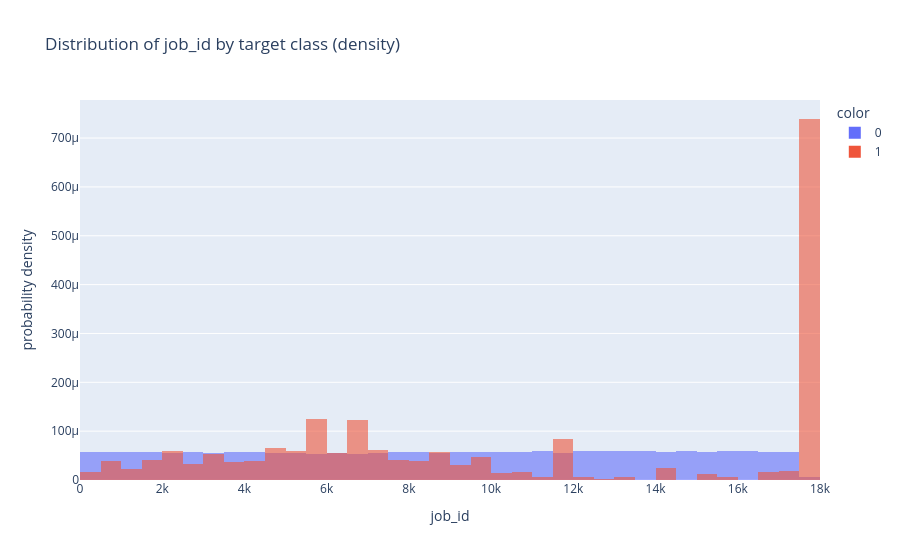
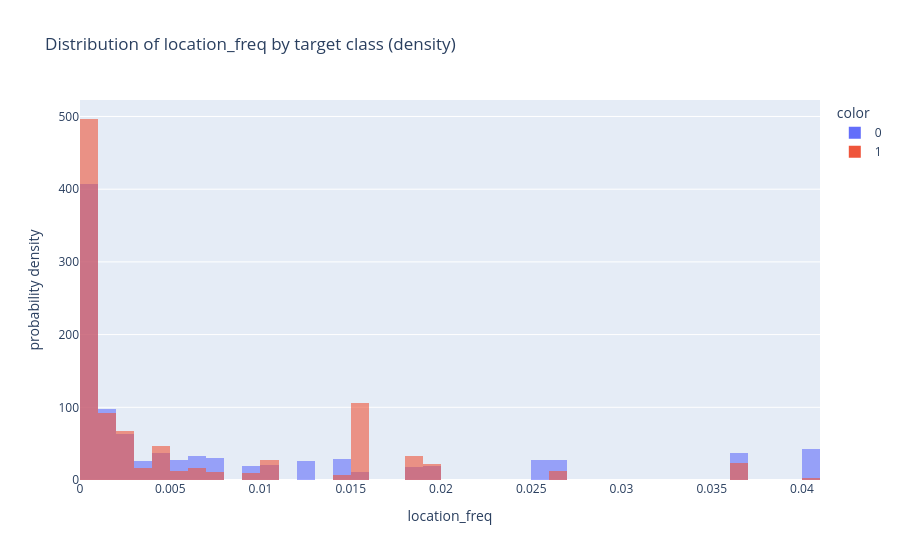

The cell these charts' notebook holds for them, in order:
### Code cell
# Распределение топ-2 числовых (не бинарных) признаков по классам target
continuous_like = [c for c in corr_sorted.index if c in freq_cols + other_num]
top2_cont = continuous_like[:2] if len(continuous_like) >= 2 else continuous_like
print(f'TOP-2 continuous-like features for per-class distribution: {top2_cont}')

for col in top2_cont:
    by_cls = DF.groupby(TARGET)[col].agg(['mean', 'median', 'std', 'count'])
    print(f'\n[{col}] stats by target class:')
    print(by_cls.round(4))

if len(top2_cont) >= 1:
    col = top2_cont[0]
    fig5 = px.histogram(DF, x=col, color=DF[TARGET].astype(str), nbins=60, barmode='overlay',
                        opacity=0.6, histnorm='probability density',
                        title=f'Distribution of {col} by target class (density)')
    FIGS.append(fig5)

if len(top2_cont) >= 2:
    col = top2_cont[1]
    fig5b = px.histogram(DF, x=col, color=DF[TARGET].astype(str), nbins=60, barmode='overlay',
                         opacity=0.6, histnorm='probability density',
                         title=f'Distribution of {col} by target class (density)')
    FIGS.append(fig5b)

# Бинарные флаги vs target — тоже важная таблица
if real_binary_flags:
    print('\nMean target rate by binary flags:')
    for f in real_binary_flags:
        grp = DF.groupby(f)[TARGET].agg(['mean', 'count'])
        print(f'\n[{f}]')
        print(grp.round(4))

print(f'\nFIGS so far: {len(FIGS)}')

### Figure 1 — Plotly figure (JSON) as saved in the notebook; plotly's stock layout.template omitted (floating-point values rounded to 4 significant figures; data arrays with more than 128 entries replaced by an {"elided": "..."} marker saying what was removed)
{"data": [{"bingroup": "x", "histnorm": "probability density", "hovertemplate": "color=0<br>job_id=%{x}<br>probability density=%{y}<extra></extra>", "legendgroup": "0", "marker": {"color": "#636efa", "opacity": 0.6, "pattern": {"shape": ""}}, "name": "0", "nbinsx": 60, "orientation": "v", "showlegend": true, "type": "histogram", "x": {"elided": "17014 float values"}, "xaxis": "x", "yaxis": "y"}, {"bingroup": "x", "histnorm": "probability density", "hovertemplate": "color=1<br>job_id=%{x}<br>probability density=%{y}<extra></extra>", "legendgroup": "1", "marker": {"color": "#EF553B", "opacity": 0.6, "pattern": {"shape": ""}}, "name": "1", "nbinsx": 60, "orientation": "v", "showlegend": true, "type": "histogram", "x": {"elided": "866 float values"}, "xaxis": "x", "yaxis": "y"}], "layout": {"barmode": "overlay", "legend": {"title": {"text": "color"}, "tracegroupgap": 0}, "title": {"text": "Distribution of job_id by target class (density)"}, "xaxis": {"anchor": "y", "domain": [0.0, 1.0], "title": {"text": "job_id"}}, "yaxis": {"anchor": "x", "domain": [0.0, 1.0], "title": {"text": "probability density"}}}}

### Figure 2 — Plotly figure (JSON) as saved in the notebook; plotly's stock layout.template omitted (floating-point values rounded to 4 significant figures; data arrays with more than 128 entries replaced by an {"elided": "..."} marker saying what was removed)
{"data": [{"bingroup": "x", "histnorm": "probability density", "hovertemplate": "color=0<br>location_freq=%{x}<br>probability density=%{y}<extra></extra>", "legendgroup": "0", "marker": {"color": "#636efa", "opacity": 0.6, "pattern": {"shape": ""}}, "name": "0", "nbinsx": 60, "orientation": "v", "showlegend": true, "type": "histogram", "x": {"elided": "17014 float values"}, "xaxis": "x", "yaxis": "y"}, {"bingroup": "x", "histnorm": "probability density", "hovertemplate": "color=1<br>location_freq=%{x}<br>probability density=%{y}<extra></extra>", "legendgroup": "1", "marker": {"color": "#EF553B", "opacity": 0.6, "pattern": {"shape": ""}}, "name": "1", "nbinsx": 60, "orientation": "v", "showlegend": true, "type": "histogram", "x": {"elided": "866 float values"}, "xaxis": "x", "yaxis": "y"}], "layout": {"barmode": "overlay", "legend": {"title": {"text": "color"}, "tracegroupgap": 0}, "title": {"text": "Distribution of location_freq by target class (density)"}, "xaxis": {"anchor": "y", "domain": [0.0, 1.0], "title": {"text": "location_freq"}}, "yaxis": {"anchor": "x", "domain": [0.0, 1.0], "title": {"text": "probability density"}}}}
